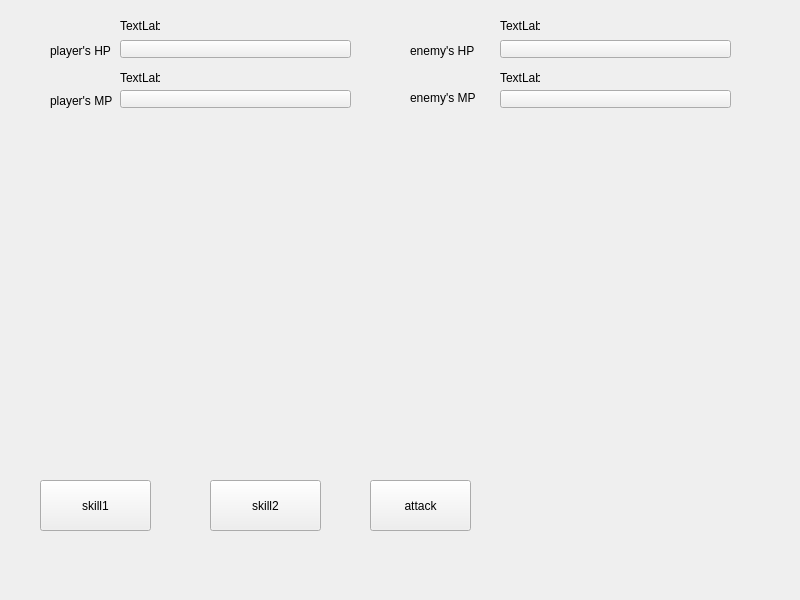
<?xml version="1.0" encoding="UTF-8"?>
<ui version="4.0">
 <class>mywidget</class>
 <widget class="QWidget" name="mywidget">
  <property name="geometry">
   <rect>
    <x>0</x>
    <y>0</y>
    <width>800</width>
    <height>600</height>
   </rect>
  </property>
  <property name="windowTitle">
   <string>mywidget</string>
  </property>
  <widget class="QPushButton" name="pushButton">
   <property name="geometry">
    <rect>
     <x>40</x>
     <y>480</y>
     <width>111</width>
     <height>51</height>
    </rect>
   </property>
   <property name="text">
    <string>skill1</string>
   </property>
  </widget>
  <widget class="QPushButton" name="pushButton_2">
   <property name="geometry">
    <rect>
     <x>210</x>
     <y>480</y>
     <width>111</width>
     <height>51</height>
    </rect>
   </property>
   <property name="text">
    <string>skill2</string>
   </property>
  </widget>
  <widget class="QPushButton" name="pushButton_3">
   <property name="geometry">
    <rect>
     <x>370</x>
     <y>480</y>
     <width>101</width>
     <height>51</height>
    </rect>
   </property>
   <property name="text">
    <string>attack</string>
   </property>
  </widget>
  <widget class="QLabel" name="label">
   <property name="geometry">
    <rect>
     <x>50</x>
     <y>40</y>
     <width>171</width>
     <height>21</height>
    </rect>
   </property>
   <property name="text">
    <string>player's HP</string>
   </property>
  </widget>
  <widget class="QLabel" name="label_2">
   <property name="geometry">
    <rect>
     <x>410</x>
     <y>35</y>
     <width>201</width>
     <height>31</height>
    </rect>
   </property>
   <property name="text">
    <string>enemy's HP</string>
   </property>
  </widget>
  <widget class="QPushButton" name="pushButton_4">
   <property name="geometry">
    <rect>
     <x>120</x>
     <y>40</y>
     <width>231</width>
     <height>18</height>
    </rect>
   </property>
   <property name="text">
    <string/>
   </property>
  </widget>
  <widget class="QPushButton" name="pushButton_5">
   <property name="geometry">
    <rect>
     <x>500</x>
     <y>40</y>
     <width>231</width>
     <height>18</height>
    </rect>
   </property>
   <property name="text">
    <string/>
   </property>
  </widget>
  <widget class="QLabel" name="label_3">
   <property name="geometry">
    <rect>
     <x>50</x>
     <y>90</y>
     <width>141</width>
     <height>21</height>
    </rect>
   </property>
   <property name="text">
    <string>player's MP</string>
   </property>
  </widget>
  <widget class="QLabel" name="label_4">
   <property name="geometry">
    <rect>
     <x>410</x>
     <y>90</y>
     <width>211</width>
     <height>16</height>
    </rect>
   </property>
   <property name="text">
    <string>enemy's MP</string>
   </property>
  </widget>
  <widget class="QPushButton" name="pushButton_6">
   <property name="geometry">
    <rect>
     <x>120</x>
     <y>90</y>
     <width>231</width>
     <height>18</height>
    </rect>
   </property>
   <property name="text">
    <string/>
   </property>
  </widget>
  <widget class="QPushButton" name="pushButton_7">
   <property name="geometry">
    <rect>
     <x>500</x>
     <y>90</y>
     <width>231</width>
     <height>18</height>
    </rect>
   </property>
   <property name="text">
    <string/>
   </property>
  </widget>
  <widget class="QLabel" name="label_5">
   <property name="geometry">
    <rect>
     <x>120</x>
     <y>20</y>
     <width>40</width>
     <height>12</height>
    </rect>
   </property>
   <property name="text">
    <string>TextLabel</string>
   </property>
  </widget>
  <widget class="QLabel" name="label_6">
   <property name="geometry">
    <rect>
     <x>500</x>
     <y>20</y>
     <width>40</width>
     <height>12</height>
    </rect>
   </property>
   <property name="text">
    <string>TextLabel</string>
   </property>
  </widget>
  <widget class="QLabel" name="label_7">
   <property name="geometry">
    <rect>
     <x>120</x>
     <y>70</y>
     <width>40</width>
     <height>16</height>
    </rect>
   </property>
   <property name="text">
    <string>TextLabel</string>
   </property>
  </widget>
  <widget class="QLabel" name="label_8">
   <property name="geometry">
    <rect>
     <x>500</x>
     <y>70</y>
     <width>40</width>
     <height>16</height>
    </rect>
   </property>
   <property name="text">
    <string>TextLabel</string>
   </property>
  </widget>
 </widget>
 <resources/>
 <connections/>
</ui>
